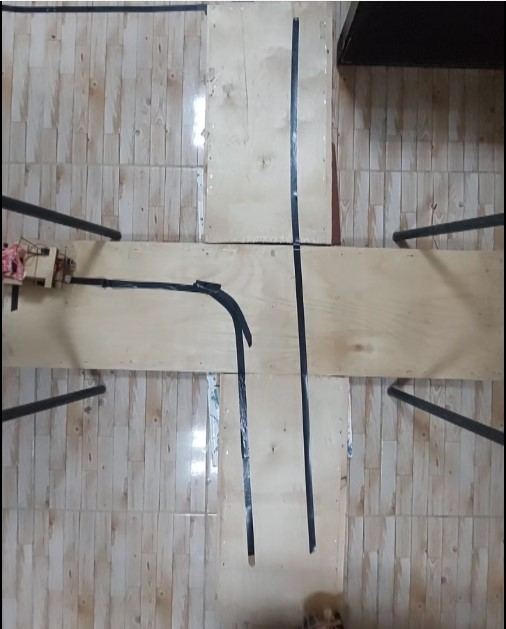
#> input picture app/capstone/Json maker app/road.jpg, 506 x 629 px, given in place of car vid 2.mp4, which was not available
$ python last_vid_scalling_distance_data.py
#> lines starting #> are read from the running program, lines starting #| are printed output that depends on the picture; after the words box and inside, x2 and y2 are one past the last pixel; in counts of white or black regions, pixels touching at a corner belong together; pictures that were not available may be replaced by others from this repository, and a replacement may not be noted
import cv2
import numpy as np
import time
import math
import matplotlib.pyplot as plt
import pandas as pd     # <-- Needed for Excel export

# -------------------------------------
# REAL WORLD DIMENSIONS (in centimeters)
# -------------------------------------
REAL_WIDTH_CM  = 121.5
REAL_HEIGHT_CM = 151.5

plt.ion()

# -------------------------------------
# FIGURE 1 → POSITION–TIME GRAPH
# -------------------------------------
fig_pos, ax_pos = plt.subplots()
ax_pos.set_title("Position–Time Graph")
ax_pos.set_xlabel("Time (s)")
ax_pos.set_ylabel("Position (cm)")
ax_pos.set_facecolor("black")

time_axis = []
x_positions = []
y_positions = []

(line_xt,) = ax_pos.plot([], [], color="cyan", label="X(t)")
(line_yt,) = ax_pos.plot([], [], color="yellow", label="Y(t)")
ax_pos.legend(loc="upper left")

# -------------------------------------
# FIGURE 2 → VELOCITY–TIME GRAPH
# -------------------------------------
fig_vel, ax_vel = plt.subplots()
ax_vel.set_title("Velocity–Time Graph (1-second updates)")
ax_vel.set_xlabel("Time (s)")
ax_vel.set_ylabel("Velocity (cm/s)")
ax_vel.set_facecolor("black")

vel_times = []
vel_values = []

(line_vel,) = ax_vel.plot([], [], color="red")

# -------------------------------------
# FIGURE 3 → DISTANCE–TIME GRAPH
# -------------------------------------
fig_dist, ax_dist = plt.subplots()
ax_dist.set_title("Distance–Time Graph")
ax_dist.set_xlabel("Time (s)")
ax_dist.set_ylabel("Distance Passed (cm)")
ax_dist.set_facecolor("black")

dist_times = []
dist_values = []

(line_dist,) = ax_dist.plot([], [], color="magenta")

total_distance_cm = 0

# -------------------------------------
# LISTS FOR EXCEL FILES
# -------------------------------------
px_list = []
py_list = []
cmx_list = []
cmy_list = []
vel_px_list = []
vel_cm_list = []
dist_list = []
dist_time_list = []

last_vel_update = time.time()
start_time = time.time()

# -------------------------------------
# VIDEO INPUT
# -------------------------------------
video_source = r"C:\Users\Osama\Downloads\car vid 2.mp4"
cap = cv2.VideoCapture(video_source)

prev_x, prev_y = 0, 0
prev_time = time.time()
speed_px = 0
speed_cm = 0

# ==========================
# MAIN LOOP
# ==========================
while True:
    ret, frame = cap.read()
#> frame is the input picture: shape (629, 506, 3); mean B, G, R 136.5, 139, 142.1
    if not ret:
        print("End of video or cannot read frame.")
        break

    h, w, _ = frame.shape
#> h = 629; w = 506
    origin_x = w // 2
#> origin_x = 253
    origin_y = h // 2
#> origin_y = 314

    # SCALE px → cm
    scale_x = REAL_WIDTH_CM / w
#> scale_x = 0.24
    scale_y = REAL_HEIGHT_CM / h
#> scale_y = 0.241
    avg_scale = (scale_x + scale_y) / 2.0
#> avg_scale = 0.24

    # Draw axes
    cv2.line(frame, (origin_x, 0), (origin_x, h), (255,255,255), 2)
    cv2.line(frame, (0, origin_y), (w, origin_y), (255,255,255), 2)
    cv2.putText(frame, "(0,0)", (origin_x+10, origin_y-10),
                cv2.FONT_HERSHEY_SIMPLEX, 0.7, (255,255,255), 2)
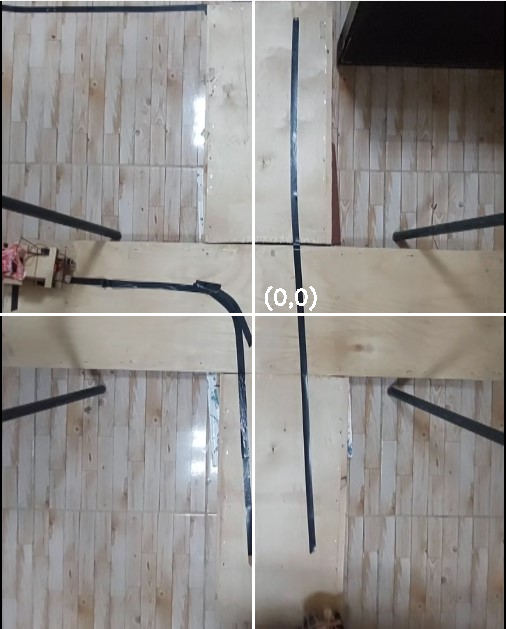
#> frame: shape (629, 506, 3); mean B, G, R 137.7, 140, 143.2

    hsv = cv2.cvtColor(frame, cv2.COLOR_BGR2HSV)
#> hsv: shape (629, 506, 3); mean H, S, V 54, 22.2, 145

    # RED
    red_lower1 = np.array([0,120,70])
    red_upper1 = np.array([10,255,255])
    red_lower2 = np.array([170,120,70])
    red_upper2 = np.array([180,255,255])
    red_mask = cv2.inRange(hsv, red_lower1, red_upper1) + cv2.inRange(hsv, red_lower2, red_upper2)
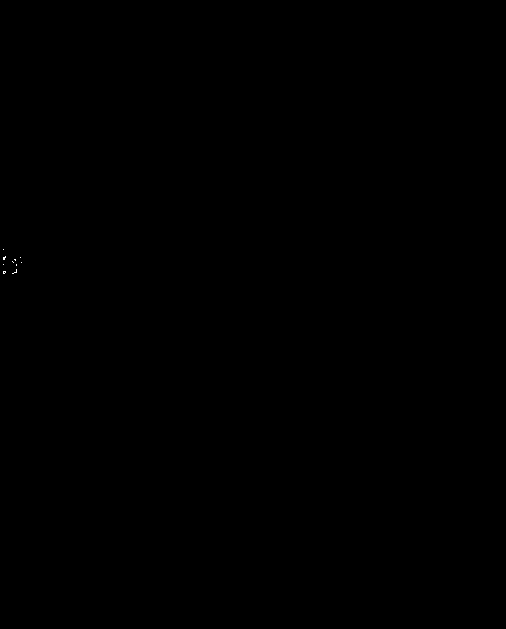
#> red_mask: shape (629, 506); 0.01% white in thin lines or dots, all inside (x1, y1, x2, y2) = (3, 249, 22, 274)

    # BLUE
    blue_lower = np.array([70, 40, 40])
    blue_upper = np.array([150, 255, 255])
    blue_mask = cv2.inRange(hsv, blue_lower, blue_upper)
#> blue_mask: shape (629, 506); 2.5% white; 55 white regions (38 under 20 px), largest, box (x1, y1, x2, y2) and area: (232, 316, 252, 552) 1595, (290, 20, 301, 249) 1423, (300, 316, 315, 550) 1175

    kernel = np.ones((7,7), np.uint8)
    blue_mask = cv2.morphologyEx(blue_mask, cv2.MORPH_CLOSE, kernel)
#> blue_mask: shape (629, 506); 2.7% white; 20 white regions (8 under 20 px), largest, box (x1, y1, x2, y2) and area: (290, 20, 315, 550) 2922, (101, 281, 252, 552) 2741, (0, 5, 207, 12) 1036
    blue_mask = cv2.morphologyEx(blue_mask, cv2.MORPH_OPEN, kernel)
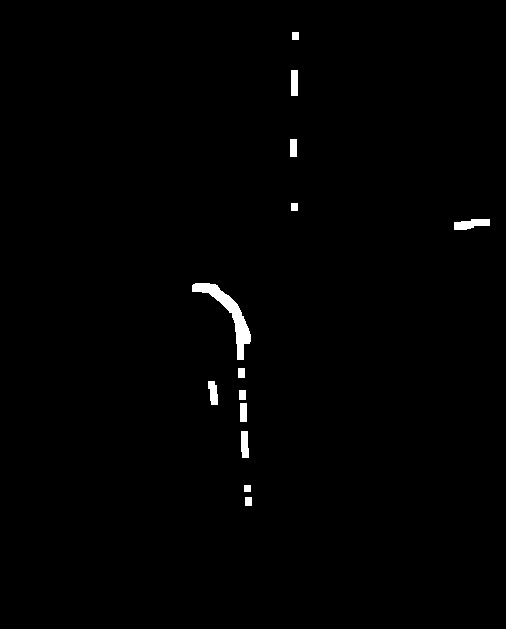
#> blue_mask: shape (629, 506); 0.8% white; 13 white regions, largest, box (x1, y1, x2, y2) and area: (192, 283, 251, 360) 1083, (454, 219, 490, 230) 281, (241, 431, 249, 458) 193

    red_mask = cv2.medianBlur(red_mask, 7)
#> red_mask: shape (629, 506); every value is 0
    blue_mask = cv2.medianBlur(blue_mask, 7)
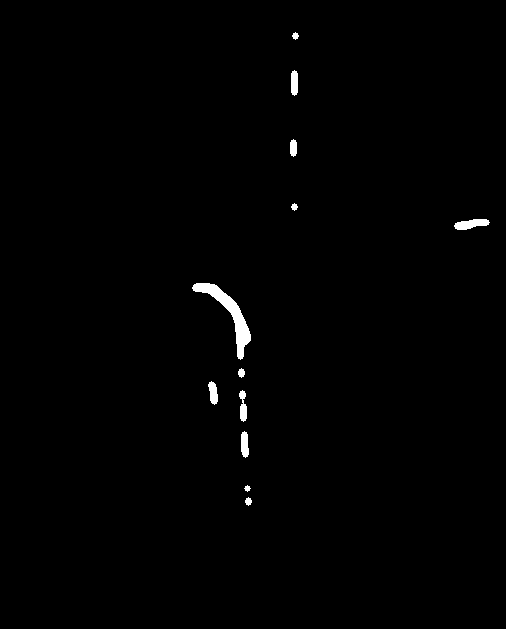
#> blue_mask: shape (629, 506); 0.72% white; 12 white regions

    red_contours, _ = cv2.findContours(red_mask, cv2.RETR_EXTERNAL, cv2.CHAIN_APPROX_SIMPLE)
#> red_contours = []
    blue_contours, _ = cv2.findContours(blue_mask, cv2.RETR_EXTERNAL, cv2.CHAIN_APPROX_SIMPLE)
#> blue_contours = 12 contours; largest, box (x1, y1, x2, y2) and area: (192, 283, 251, 360) 968, (454, 219, 490, 230) 224, (241, 431, 249, 458) 144, (208, 381, 218, 405) 138, (291, 70, 298, 96) 134

    red_x = red_y = 0
    red_x_cm = red_y_cm = 0

    contour_list = []
    if red_contours:
        contour_list.append(("RED", max(red_contours, key=cv2.contourArea)))
    if blue_contours:
        contour_list.append(("BLUE", max(blue_contours, key=cv2.contourArea)))

    if contour_list:
        color_name, cnt = contour_list[0]
#> color_name = 'BLUE'; cnt = contour of 84 points, box (x1, y1, x2, y2) (192, 283, 251, 360), area 968
        area = cv2.contourArea(cnt)
#> area = 967.5

        if area > 300:
            x, y, w_box, h_box = cv2.boundingRect(cnt)
#> x = 192; y = 283; w_box = 59; h_box = 77
            cx = x + w_box//2
#> cx = 221
            cy = y + h_box//2
#> cy = 321

            color_draw = (0, 255, 0) if color_name == "RED" else (255, 0, 0)
#> color_draw = (255, 0, 0)
            cv2.rectangle(frame, (x,y), (x+w_box,y+h_box), color_draw, 3)
            cv2.circle(frame, (cx,cy), 7, color_draw, -1)

            red_x = cx - origin_x
#> red_x = -32
            red_y = cy - origin_y
#> red_y = 7

            red_x_cm = red_x * scale_x
#> red_x_cm = -7.68
            red_y_cm = red_y * scale_y
#> red_y_cm = 1.69

            # DISTANCE UPDATE (EVERY FRAME)
            if len(x_positions) > 0:
                dx_cm = red_x_cm - x_positions[-1]
                dy_cm = red_y_cm - y_positions[-1]
                total_distance_cm += math.sqrt(dx_cm*dx_cm + dy_cm*dy_cm)

            now = time.time()
            dt = now - prev_time
            dx = red_x - prev_x
#> dx = -32
            dy = red_y - prev_y
#> dy = 7
            speed_px = math.sqrt(dx*dx + dy*dy) / dt
#> speed_px = 69.27
            speed_cm = speed_px * avg_scale
#> speed_cm = 16.66

            prev_x, prev_y = red_x, red_y
#> prev_x = -32; prev_y = 7
            prev_time = now

            # TIME + POSITION LOGGING
            t = int(now - start_time)
            time_axis.append(t)
            x_positions.append(red_x_cm)
            y_positions.append(red_y_cm)

            # ===== Excel Storage =====
            px_list.append(red_x)
            py_list.append(red_y)
            cmx_list.append(red_x_cm)
            cmy_list.append(red_y_cm)
            vel_px_list.append(speed_px)
            vel_cm_list.append(speed_cm)
            dist_list.append(total_distance_cm)
            dist_time_list.append(t)

            # UPDATE POSITION GRAPH
            line_xt.set_xdata(time_axis)
            line_xt.set_ydata(x_positions)
            line_yt.set_xdata(time_axis)
            line_yt.set_ydata(y_positions)
            ax_pos.set_xlim(0, max(time_axis)+1)
            ax_pos.set_ylim(min(x_positions+y_positions)-20, max(x_positions+y_positions)+20)
            fig_pos.canvas.draw()
            fig_pos.canvas.flush_events()

            # UPDATE DISTANCE GRAPH
            dist_times.append(t)
            dist_values.append(total_distance_cm)
            line_dist.set_xdata(dist_times)
            line_dist.set_ydata(dist_values)
            ax_dist.set_xlim(0, max(dist_times)+1)
            ax_dist.set_ylim(0, max(dist_values)+20)
            fig_dist.canvas.draw()
            fig_dist.canvas.flush_events()

            # UPDATE VELOCITY GRAPH (1 second)
            if now - last_vel_update >= 1.0:
                vel_times.append(t)
                vel_values.append(speed_cm)
                line_vel.set_xdata(vel_times)
                line_vel.set_ydata(vel_values)
                ax_vel.set_xlim(0, max(vel_times)+1)
                ax_vel.set_ylim(0, max(vel_values)+20)
                fig_vel.canvas.draw()
                fig_vel.canvas.flush_events()
                last_vel_update = now

    # DISPLAY TEXT
    cv2.putText(frame, f"X = {red_x} px | {red_x_cm:.2f} cm", (10,30),
                cv2.FONT_HERSHEY_SIMPLEX, 0.7, (0,255,255), 2)
    cv2.putText(frame, f"Y = {red_y} px | {red_y_cm:.2f} cm", (10,60),
                cv2.FONT_HERSHEY_SIMPLEX, 0.7, (0,255,255), 2)
    cv2.putText(frame, f"Speed = {speed_px:.2f} px/s | {speed_cm:.2f} cm/s", (10,90),
                cv2.FONT_HERSHEY_SIMPLEX, 0.7, (0,255,255), 2)
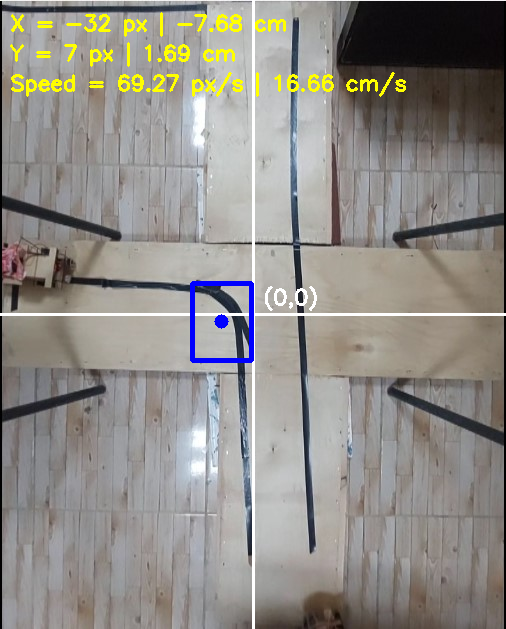
#> frame: shape (629, 506, 3); mean B, G, R 135.7, 140.7, 143.8

    cv2.imshow("Camera", frame)

    if cv2.waitKey(1) & 0xFF == ord("q"):
#> (key q is pressed here)
        break


# ==========================================================
# EXPORT TO EXCEL FILES
# ==========================================================

# 1️⃣ POSITION–TIME FILE
df_pos = pd.DataFrame({
    "Time (s)": time_axis,
    "X (px)": px_list,
    "Y (px)": py_list,
    "X (cm)": cmx_list,
    "Y (cm)": cmy_list
})
#> df_pos = table of 1 rows and 5 columns
df_pos.to_excel("position_time.xlsx", index=False)

# 2️⃣ DISTANCE–TIME FILE
df_dist = pd.DataFrame({
    "Time (s)": dist_time_list,
    "Distance Passed (cm)": dist_list
})
df_dist.to_excel("distance_time.xlsx", index=False)

# 3️⃣ VELOCITY–TIME FILE
df_vel = pd.DataFrame({
    "Time (s)": vel_times,
    "Velocity (px/s)": vel_px_list[:len(vel_times)],
    "Velocity (cm/s)": vel_cm_list[:len(vel_times)]
})
#> df_vel = table of 0 rows and 3 columns
df_vel.to_excel("velocity_time.xlsx", index=False)

print("Excel files saved successfully:")
print("✔ position_time.xlsx")
print("✔ distance_time.xlsx")
print("✔ velocity_time.xlsx")

cap.release()
cv2.destroyAllWindows()
plt.close("all")
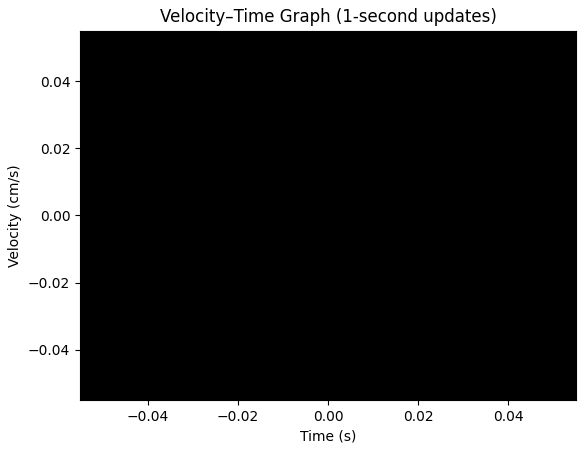
#> figure drawn by matplotlib, 1 panel
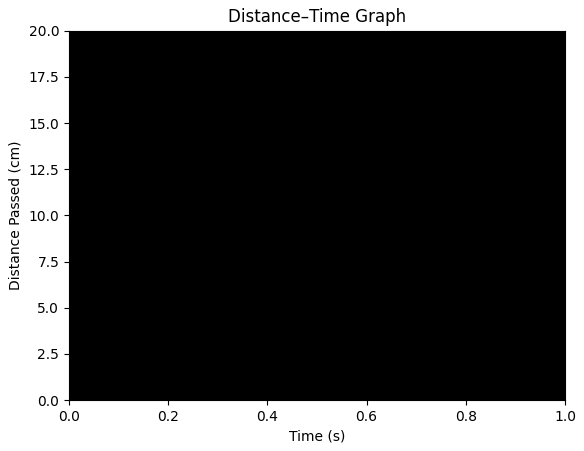
#> figure drawn by matplotlib, 1 panel
